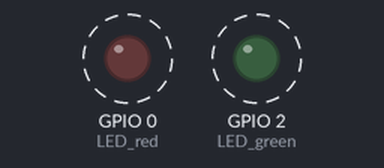
The sketch below on a simulated ESP32. On the bench: output pins drawn as LEDs (lit = HIGH). Dashed ring = blinking. What the sketch prints to the serial monitor is not drawn.

Above: at 0.3 s.
Timing chart, 0 to 3.0 s (numbered marks = the images above):
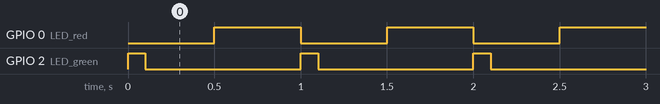

The sketch:

sketch_led_blink.ino
```cpp
// =====================================================================
// a simple example that makes the 2 onboard leds blink asynchronously
// =====================================================================
#include "freertos/FreeRTOS.h"
#include "freertos/task.h"

// on-board LEDs
#define LED_red 0   // GPIO0, active low
#define LED_green 2 // GPIO2, active high

// red LED blinking task
//----------------------------
void BlinkRedLedTask(void *pvParameters) {
const TickType_t xDelay = pdMS_TO_TICKS(500); // 500ms delay
  while (1) {
    ledON(LED_red);
    vTaskDelay(xDelay); // Delay for 500ms
    ledOFF(LED_red);
    vTaskDelay(xDelay); // Delay for 500ms
  }
}

// initialisation
//----------------
void setup() {
  // put your setup code here, to run once:
  pinMode(LED_green, OUTPUT);  // this also disable the GPIO2 from beeing the Wifi status led
  ledOFF(LED_green);

  pinMode(LED_red, OUTPUT);
  ledOFF(LED_red);

  Serial.begin(115200);
  Serial.println("Start blinky task");
  xTaskCreate(BlinkRedLedTask, "blink_led_red", 2048, NULL, 1, NULL);
}

// main loop
//-----------
void loop() {
  ledON(LED_green);
  delay(100);
  ledOFF(LED_green);

  delay(900);
}

// functions
//------------
void ledON(int led) {
  if (led == LED_green)
  {
    Serial.println("LED_green ON");
    digitalWrite(led, HIGH);
  }
  else
  if (led == LED_red)
  {
    digitalWrite(led, LOW);
  }
}

void ledOFF(int led) {
  if (led == LED_green)
  {
    Serial.println("LED_green OFF");
    digitalWrite(led, LOW);
  }
  else
  if (led == LED_red)
  {
    digitalWrite(led, HIGH);
  }
}
```

Measured:
- by itself, GPIO 0 (LED_red): alternates HIGH for 0.50 s and LOW for 0.50 s
- by itself, GPIO 2 (LED_green): alternates HIGH for 0.10 s and LOW for 0.90 s
- by itself, everything shown: repeats every 2.0 s, in 4 steps
